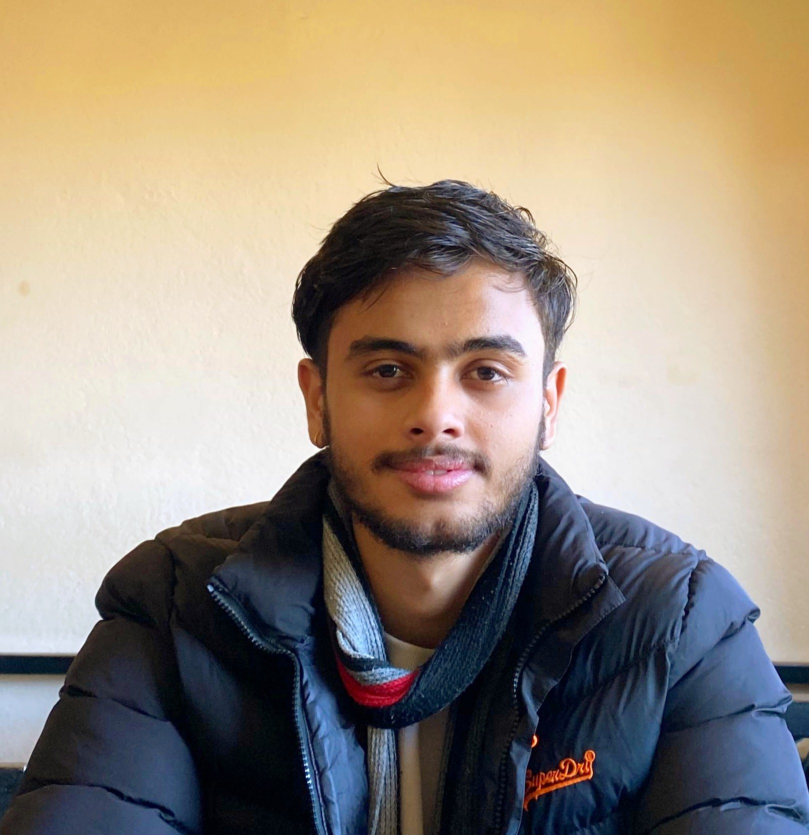
#> input picture semester-5/ip/codes/img/samir.jpg, 1617 x 1669 px (shown at 1/2 size)
$ jupyter execute 1_Thresholding.ipynb
#> lines starting #> are read from the running program, lines starting #| are printed output that depends on the picture; after the words box and inside, x2 and y2 are one past the last pixel; in counts of white or black regions, pixels touching at a corner belong together
<a href="https://colab.research.google.com/github/gunjanak/Digital_Image_processing/blob/main/1_Thresholding.ipynb" target="_parent"></a>

***Thresholding***

S = 1 if r>=threshold

S = 0 if r< threshold

[cell 1]
#import libraries
import numpy as np
from PIL import Image
import matplotlib.pyplot as plt

[cell 2]
def Threshold_Image(image):
  threshold = int(input("Enter Value of threshold"))
  image = image.resize((400,400), Image.Resampling.LANCZOS)
  # convert to numpy array
  numpy_image = np.array(image)

  row = numpy_image.shape[0]
  column = numpy_image.shape[1]

  new_array = np.zeros(shape=(row,column))

  for i in range(row):
    for j in range(column):
      if(numpy_image[i][j]>=threshold):
        new_array[i][j] = 255
      else:
        new_array[i][j] = 0

  #converting array back to image
  threshold_image = Image.fromarray(new_array)
  threshold_image = threshold_image.convert("L")

  return threshold_image

[cell 3]
# reading image and converting to gray scale
image = Image.open('img/samir.jpg').convert('L')
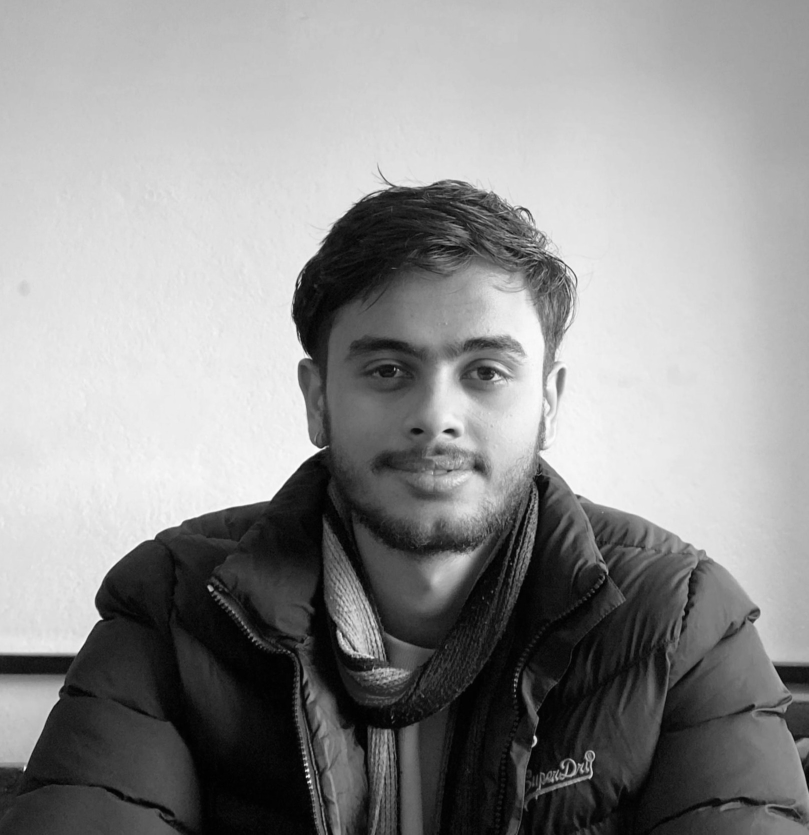
#> image: PIL image 1617x1669 L (shown at 1/2 size); min 0, max 255, mean 144.2
# calling negative function
threshold_image = Threshold_Image(image)
#> the answer given: 100
#> in Threshold_Image, `image = image.resize((400,400), Image.Resampling.LANCZOS)`:
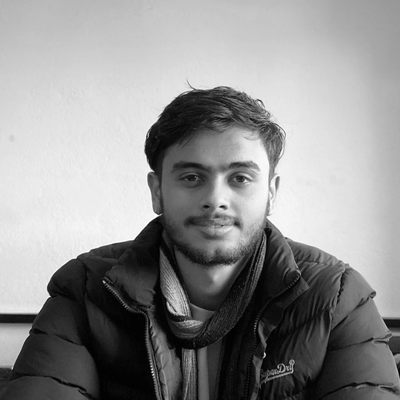
#> image: PIL image 400x400 L; min 0, max 255, mean 144.2
#> after the loop in Threshold_Image, `for i in range(row):`:
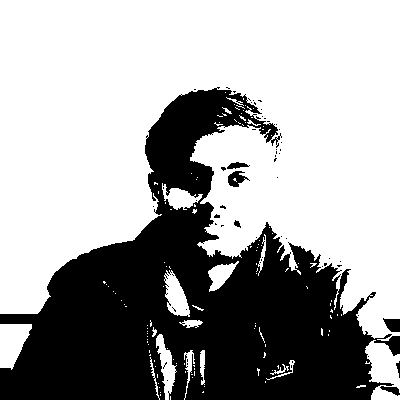
#> new_array: shape (400, 400) float64; 64.3% white; 61 black regions (54 under 20 px), largest, box (x1, y1, x2, y2) and area: (0, 87, 400, 400) 56268, (228, 171, 250, 187) 194, (383, 318, 400, 332) 176


#displaying the images
fig = plt.figure()
fig.set_figheight(20)
fig.set_figwidth(20)

fig.add_subplot(1,2,1)
plt.imshow(image, cmap='gray')
plt.title('Original image')

fig.add_subplot(1,2,2)
plt.imshow(threshold_image, cmap='gray')
plt.title('Threshold image')
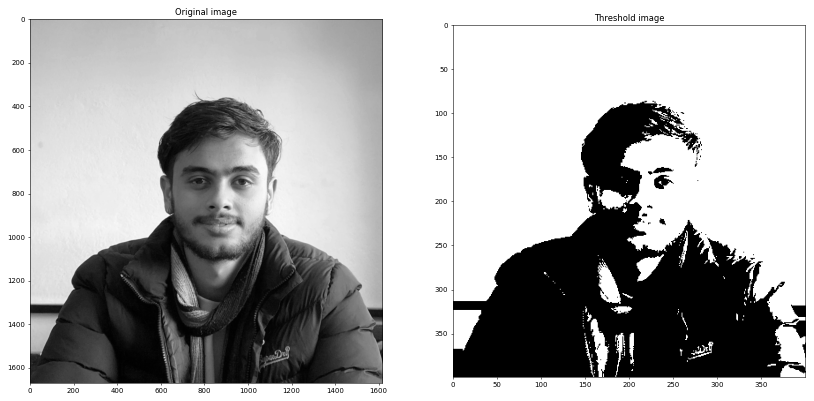
#> figure drawn by matplotlib, 2 panels
